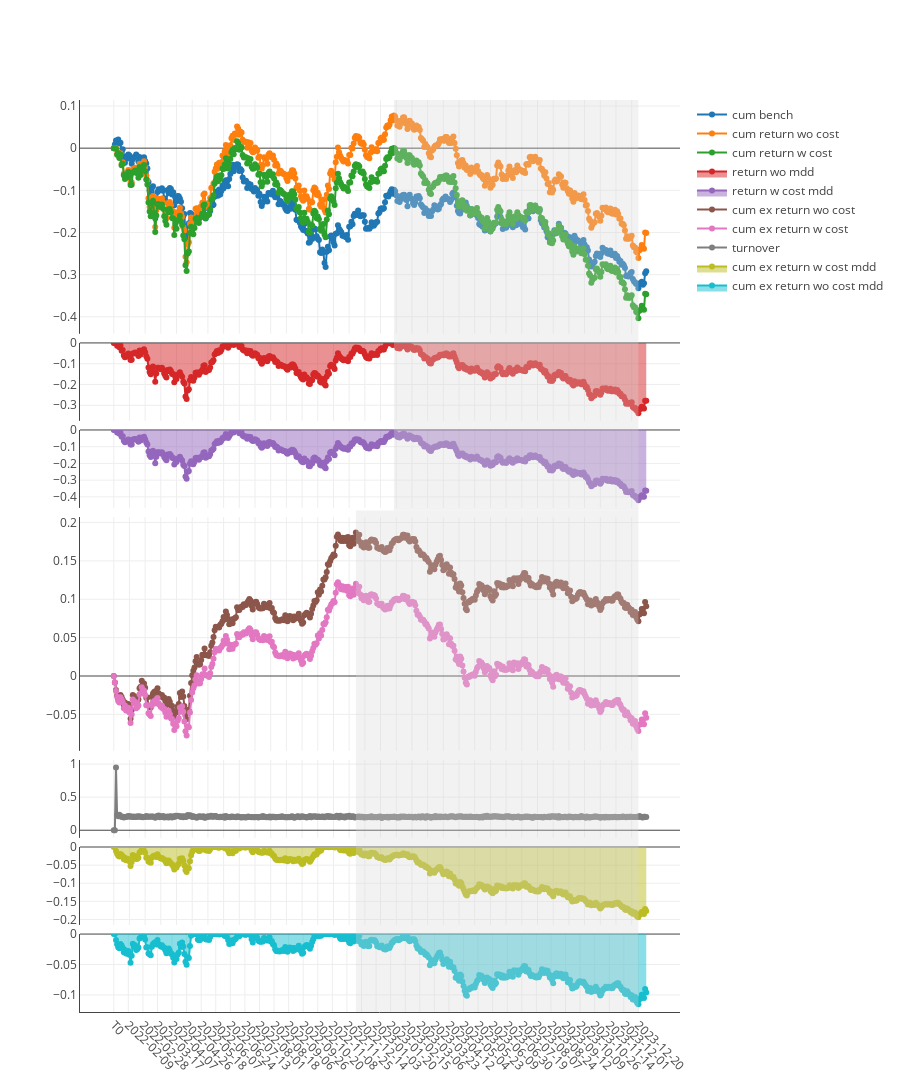

Notebook source saved alongside this figure:
### Code cell
import pickle

file_path = f'out/backtests/{ex_num}/rl/0-graph.pkl'

with open(file_path, 'rb') as file:
    chart = pickle.load(file)
chart.show()

### Figure 1 — Plotly figure (JSON) as saved in the notebook; plotly's stock layout.template omitted (floating-point values rounded to 4 significant figures; data arrays with more than 128 entries replaced by an {"elided": "..."} marker saying what was removed)
{"data": [{"mode": "lines+markers", "name": "cum bench", "type": "scatter", "x": {"elided": "476 str values"}, "xaxis": "x", "y": {"elided": "476 float values"}, "yaxis": "y"}, {"mode": "lines+markers", "name": "cum return wo cost", "type": "scatter", "x": {"elided": "476 str values"}, "xaxis": "x", "y": {"elided": "476 float values"}, "yaxis": "y"}, {"mode": "lines+markers", "name": "cum return w cost", "type": "scatter", "x": {"elided": "476 str values"}, "xaxis": "x", "y": {"elided": "476 float values"}, "yaxis": "y"}, {"fill": "tozeroy", "mode": "lines+markers", "name": "return wo mdd", "type": "scatter", "x": {"elided": "476 str values"}, "xaxis": "x2", "y": {"elided": "476 float values"}, "yaxis": "y2"}, {"fill": "tozeroy", "mode": "lines+markers", "name": "return w cost mdd", "type": "scatter", "x": {"elided": "476 str values"}, "xaxis": "x3", "y": {"elided": "476 float values"}, "yaxis": "y3"}, {"mode": "lines+markers", "name": "cum ex return wo cost", "type": "scatter", "x": {"elided": "476 str values"}, "xaxis": "x4", "y": {"elided": "476 float values"}, "yaxis": "y4"}, {"mode": "lines+markers", "name": "cum ex return w cost", "type": "scatter", "x": {"elided": "476 str values"}, "xaxis": "x4", "y": {"elided": "476 float values"}, "yaxis": "y4"}, {"mode": "lines+markers", "name": "turnover", "type": "scatter", "x": {"elided": "476 str values"}, "xaxis": "x5", "y": {"elided": "476 float values"}, "yaxis": "y5"}, {"fill": "tozeroy", "mode": "lines+markers", "name": "cum ex return w cost mdd", "type": "scatter", "x": {"elided": "476 str values"}, "xaxis": "x6", "y": {"elided": "476 float values"}, "yaxis": "y6"}, {"fill": "tozeroy", "mode": "lines+markers", "name": "cum ex return wo cost mdd", "type": "scatter", "x": {"elided": "476 str values"}, "xaxis": "x7", "y": {"elided": "476 float values"}, "yaxis": "y7"}], "layout": {"height": 1200, "shapes": [{"fillcolor": "#d3d3d3", "line": {"width": 0}, "opacity": 0.3, "type": "rect", "x0": "2023-02-01", "x1": "2023-12-20", "xref": "x", "y0": 0.55, "y1": 1, "yref": "paper"}, {"fillcolor": "#d3d3d3", "line": {"width": 0}, "opacity": 0.3, "type": "rect", "x0": "2022-12-07", "x1": "2023-12-20", "xref": "x", "y0": 0, "y1": 0.55, "yref": "paper"}], "title": {"text": " "}, "xaxis": {"anchor": "y", "domain": [0, 1], "matches": "x7", "showline": false, "showticklabels": false, "tickangle": 45, "type": "category"}, "xaxis2": {"anchor": "y2", "domain": [0, 1], "matches": "x7", "showline": false, "showticklabels": false, "tickangle": 45, "type": "category"}, "xaxis3": {"anchor": "y3", "domain": [0, 1], "matches": "x7", "showline": false, "showticklabels": false, "tickangle": 45, "type": "category"}, "xaxis4": {"anchor": "y4", "domain": [0, 1], "matches": "x7", "showline": false, "showticklabels": false, "tickangle": 45, "type": "category"}, "xaxis5": {"anchor": "y5", "domain": [0, 1], "matches": "x7", "showline": false, "showticklabels": false, "tickangle": 45, "type": "category"}, "xaxis6": {"anchor": "y6", "domain": [0, 1], "matches": "x7", "showline": false, "showticklabels": false, "tickangle": 45, "type": "category"}, "xaxis7": {"anchor": "y7", "domain": [0, 1], "showline": true, "tickangle": 45, "type": "category"}, "yaxis": {"anchor": "x", "domain": [0.7436, 1], "showline": true, "showticklabels": true, "zeroline": true}, "yaxis2": {"anchor": "x2", "domain": [0.6482, 0.7336], "showline": true, "showticklabels": true, "zeroline": true}, "yaxis3": {"anchor": "x3", "domain": [0.5527, 0.6382], "showline": true, "showticklabels": true, "zeroline": true}, "yaxis4": {"anchor": "x4", "domain": [0.2864, 0.5427], "showline": true, "showticklabels": true, "zeroline": true}, "yaxis5": {"anchor": "x5", "domain": [0.1909, 0.2764], "showline": true, "showticklabels": true, "zeroline": true}, "yaxis6": {"anchor": "x6", "domain": [0.09545, 0.1809], "showline": true, "showticklabels": true, "zeroline": true}, "yaxis7": {"anchor": "x7", "domain": [0, 0.08545], "showline": true, "showticklabels": true, "zeroline": true}}}
